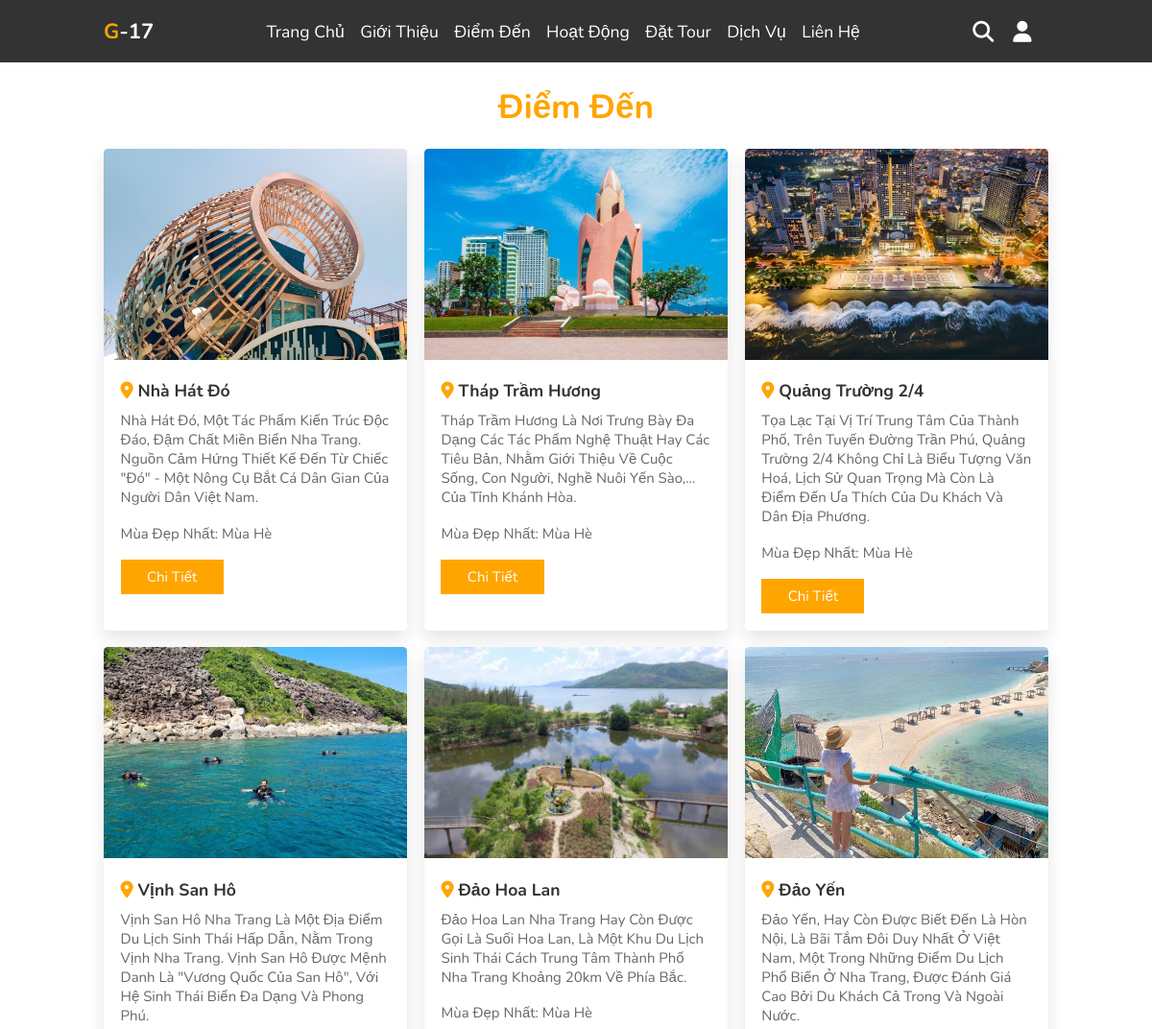
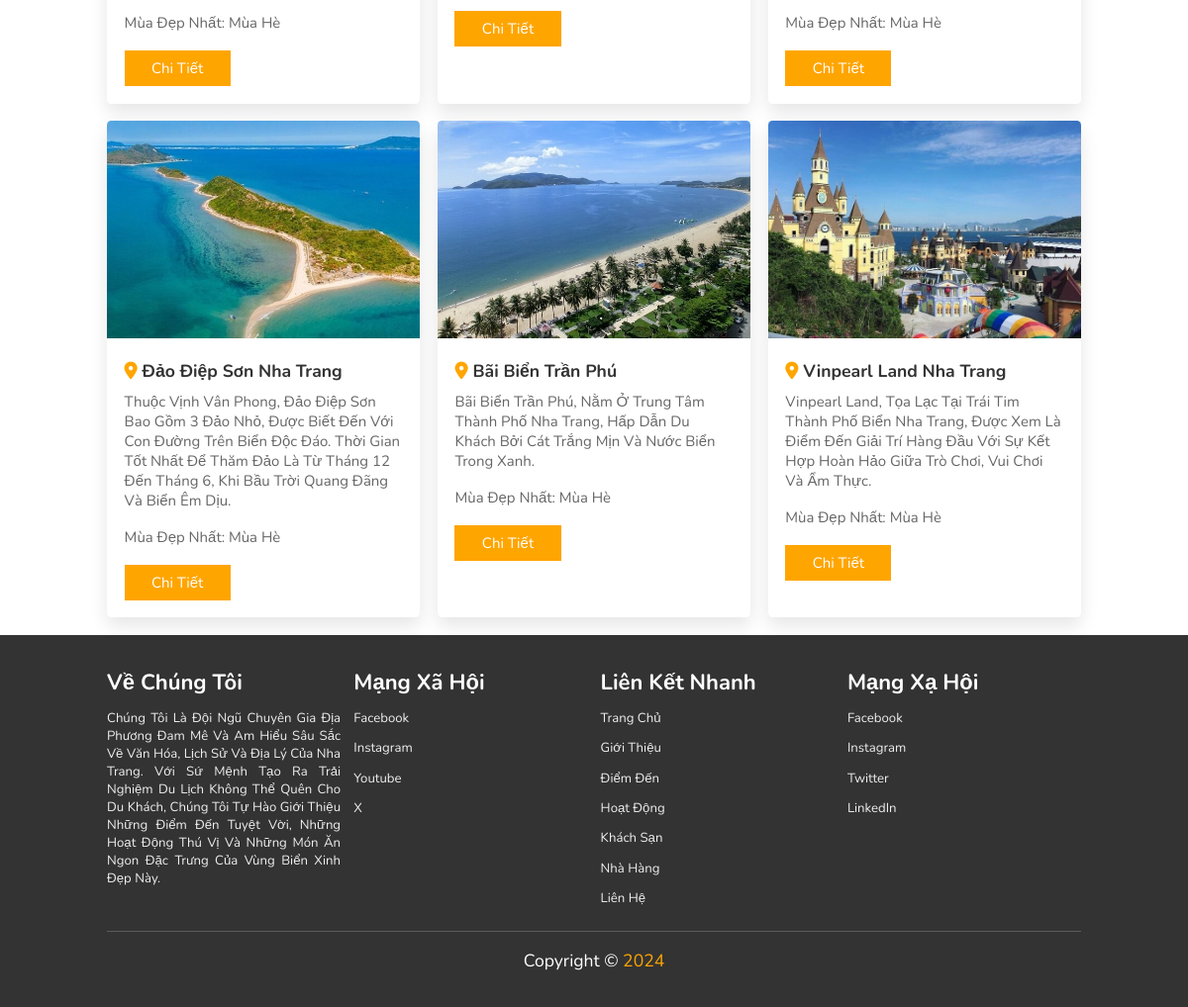
The app's page /diem-den/ with its own data (2 pictures, top to bottom).
### core/models/tourist_destination.py (models this page shows, shortened)
class TouristDestination(CommonAbstract):
    id = models.AutoField(auto_created=True, primary_key=True, serialize=False, verbose_name='ID')
    name = models.CharField(max_length=255, verbose_name='Tên địa điểm')
    description = models.TextField(null=True, blank=True, verbose_name='Mô tả')
    location = models.CharField(max_length=255, null=True, blank=True, verbose_name='Vị trí, tỉnh thành')
    image = models.ImageField(upload_to='tour_dest_images/', null=True, blank=True, verbose_name='Ảnh')
    best_season = models.CharField(max_length=100, null=True, blank=True, verbose_name='Mùa đẹp nhất để du lịch')
    detail = RichTextUploadingField(null=True, blank=True, verbose_name='Chi tiết địa điểm')
    slug = models.SlugField(max_length=255, null=True, blank=True)
    class Meta:
        verbose_name = 'Điểm đến du lịch'
        verbose_name_plural = 'Điểm đến du lịch'
        db_table = 'tourist_destination'

### core/views/destination.py (the view)
# urls.py: path('diem-den/', destination_view, name='destinations'),
def destination_view(request):
    tours = TouristDestination.objects.order_by('-created_at')
    context = {}
    context['tours'] = tours
    return render(request, 'core/destinations.html', context, status=200)

### templates/core/destinations.html (shortened to what this page needs)
{% extends 'base.html' %}
{% load static %}
{% block content %}
    <section class="packages" id="packages" style="margin-top: 50px;">
        <h1 style="font-size: 35px;text-align: center;margin: 20px 0;color: #ffa500;">Điểm đến</h1>
        <div class="box-container">
            {% for tour in tours %}
            <div class="box">
                <img src="{% if tour.image %}{{ tour.image.url }}{% else %}https://cdn-i.vtcnews.vn/resize/th/upload/2024/02/08/1-04430280.jpg{% endif %}" alt="{{tour.name}}">
                <div class="content">
                    <h3><i class="fas fa-map-marker-alt"></i> {{tour.name}}</h3>
                    <p>
                        {{tour.description}}
                    </p>
                    <div class="stars">
                        <p>Mùa đẹp nhất: {{tour.best_season}}</p>
                    </div>
                    <a href="{% url 'destination-detail' tour.slug %}" class="btn">Chi tiết</a>
                </div>
            </div>
            {% endfor %}
        </div>
    </section>
    {% include 'footer.html' %}
{% endblock content %}

### templates/base.html (shortened to what this page needs)
<!DOCTYPE html>
{% load static %}
<html lang="en">
<head>
    <link rel="stylesheet" href="https://cdnjs.cloudflare.com/ajax/libs/font-awesome/6.5.2/css/all.min.css" />
    <link
    rel="stylesheet"
    href="https://cdn.jsdelivr.net/npm/swiper@11/swiper-bundle.min.css"
    />
    <link rel="stylesheet" href="{% static 'assets/css/style.css' %}">
</head>
<body>
    <header>
        <a href="#" class="logo"><span>G</span>-17</a>
        <nav class="navbar">
            <a href="{% url 'index' %}">trang chủ</a>
            <a href="{% url 'about' %}">giới thiệu</a>
            <a href="{% url 'destinations' %}">điểm đến</a>
            <a href="{% url 'activities' %}">hoạt động</a>
            <a href="{% url 'tours' %}">đặt tour</a>
            <a href="{% url 'services' %}">dịch vụ</a>
            <a href="{% url 'contact' %}">liên hệ</a>
        </nav>
        <div class="icons">
            <i class="fas fa-search" id="search-btn"></i>
            <i class="fas fa-user" id="login-btn"></i>
        </div>
        <form action="" class="search-bar-container">
            <input type="search" id="search-bar" placeholder="Tìm kiếm địa điểm...">
            <label for="search-bar" class="fas fa-search"></label>
        </form>
    </header>
    {% block content %} {% endblock content %}
</body>
</html>

### templates/footer.html
<section class="footer" id="footer">
    <div class="box-container">
        <div class="box">
            <h3>Về chúng tôi</h3>
            <p style="text-align: justify;">
                Chúng tôi là đội ngũ chuyên gia địa phương đam mê và am hiểu sâu sắc về văn hóa, lịch sử và địa lý của Nha Trang. Với sứ mệnh tạo ra trải nghiệm du lịch không thể quên cho du khách, chúng tôi tự hào giới thiệu những điểm đến tuyệt vời, những hoạt động thú vị và những món ăn ngon đặc trưng của vùng biển xinh đẹp này.
            </p>
        </div>
        <div class="box">
            <h3>Mạng xã hội</h3>
            <a href="#">Facebook</a>
            <a href="#">Instagram</a>
            <a href="#">Youtube</a>
            <a href="#">X</a>
        </div>
        <div class="box">
            <h3>Liên kết nhanh</h3>
            <a href="#">trang chủ</a>
            <a href="#">giới thiệu</a>
            <a href="#">điểm đến</a>
            <a href="#">hoạt động</a>
            <a href="#">khách sạn</a>
            <a href="#">nhà hàng</a>
            <a href="#">liên hệ</a>
        </div>
        <div class="box">
            <h3>Mạng xạ hội</h3>
            <a href="#">facebook</a>
            <a href="#">instagram</a>
            <a href="#">twitter</a>
            <a href="#">linkedIn</a>
        </div>
    </div>
    <h1 class="credit">copyright &copy; <span>2024</span></h1>
</section>

### static/assets/css/style.css (style rules this page uses)
:root { --orange: #ffa500; }
* { font-family: "Nunito", sans-serif; margin: 0; padding: 0; box-sizing: border-box; text-transform: capitalize; outline: none; border: none; text-decoration: none; transition: all .2s linear; }
html { font-size: 62.5%; overflow-x: hidden; scroll-padding-top: 6rem; scroll-behavior: smooth; }
section { padding: 2rem 9%; }
.btn { display: inline-block; margin-top: 1rem; background: var(--orange); color: #fff; padding: 0.8rem 3rem; border: .2rem solid var(--orange); cursor: pointer; font-size: 1.7rem; }
header { position: fixed; top: 0; left: 0; right: 0; background-color: #333; z-index: 1000; display: flex; align-items: center; justify-content: space-between; padding: 2rem 9%; }
header .logo { font-size: 2.5rem; font-weight: bolder; color: #fff; text-transform: uppercase; }
header .logo span { color: var(--orange); }
header .navbar a { color: #fff; font-size: 2rem; margin: 0 .8rem; }
header .icons i { font-size: 2.5rem; color: #fff; cursor: pointer; margin-right: 2rem; }
header .search-bar-container { position: absolute; top: 100%; left: 0; right: 0; padding: 1.5rem 2rem; background: #333; border-top: .1rem solid rgba(255,255,255,.2); display: flex; align-items: center; z-index: 1001; clip-path: polygon(0 0, 100% 0, 100% 0, 0 0); }
header .search-bar-container #search-bar { width: 100%; padding: 1rem; text-transform: none; color: #333; font-size: 1.7rem; border-radius: .5rem; }
header .search-bar-container label { color: #fff; cursor: pointer; font-size: 3rem; margin-left: 1.5rem; }
.packages .box-container { display: flex; flex-wrap: wrap; gap: 2rem; }
.packages .box-container .box { flex: 1 1 30rem; border-radius: .5rem; overflow: hidden; box-shadow: 0 1rem 2rem rgba(0, 0, 0, 0.1); }
.packages .box-container .box img { height: 25rem; width: 100%; object-fit: cover; object-position: center; }
.packages .box-container .box .content { padding: 2rem; }
.packages .box-container .box .content h3 { font-size: 2rem; color: #333; }
.packages .box-container .box .content h3 i { color: var(--orange); }
.packages .box-container .box .content p { font-size: 1.7rem; color: #666; padding: 1rem 0; }
.footer { background: #333; }
.footer .box-container { display: flex; flex-wrap: wrap; gap: 1.5rem; }
.footer .box-container .box { padding: 1rem 0; flex: 1 1 25rem; }
.footer .box-container .box h3 { font-size: 2.5rem; padding: .7rem 0; color: #fff; }
.footer .box-container .box p { font-size: 1.5rem; padding: .7rem 0; color: #eee; }
.footer .box-container .box a { display: block; font-size: 1.5rem; padding: .7rem 0; color: #eee; }
.footer .credit { text-align: center; padding: 2rem 1rem; margin-top: 1rem; font-size: 2rem; font-weight: normal; color: #fff; border-top: .1rem solid rgba(255, 255, 255, .2); }
.footer .credit span { color: var(--orange); }
@media (max-width: 1200px) { html { font-size: 55%; } }

### records on screen
TouristDestination: image (picture), name "Nhà Hát Đó", description "Nhà Hát Đó, Một Tác Phẩm Kiến Trúc Độc Đáo, Đậm Chất Miền Biển Nha Trang. Nguồn Cảm Hứng Thiết Kế Đến Từ Chiếc \"đó\" - Một Nông Cụ Bắt Cá Dân Gian Của Người Dân Việt Nam.", best_season "Mùa Hè"
TouristDestination: image (picture), name "Tháp Trầm Hương", description "Tháp Trầm Hương Là Nơi Trưng Bày Đa Dạng Các Tác Phẩm Nghệ Thuật Hay Các Tiêu Bản, Nhằm Giới Thiệu Về Cuộc Sống, Con Người, Nghề Nuôi Yến Sào,... Của Tỉnh Khánh Hòa.", best_season "Mùa Hè"
TouristDestination: image+name (picture), name "Quảng Trường 2/4", description "Tọa Lạc Tại Vị Trí Trung Tâm Của Thành Phố, Trên Tuyến Đường Trần Phú, Quảng Trường 2/4 Không Chỉ Là Biểu Tượng Văn Hoá, Lịch Sử Quan Trọng Mà Còn Là Điểm Đến Ưa Thích Của Du Khách Và Dân Địa Phương.", best_season "Mùa Hè"
TouristDestination: image (picture), name "Vịnh San Hô", description "Vịnh San Hô Nha Trang Là Một Địa Điểm Du Lịch Sinh Thái Hấp Dẫn, Nằm Trong Vịnh Nha Trang. Vịnh San Hô Được Mệnh Danh Là \"vương Quốc Của San Hô\", Với Hệ Sinh Thái Biển Đa Dạng Và Phong Phú.", best_season "Mùa Hè"
TouristDestination: image (picture), name "Đảo Hoa Lan", description "Đảo Hoa Lan Nha Trang Hay Còn Được Gọi Là Suối Hoa Lan, Là Một Khu Du Lịch Sinh Thái Cách Trung Tâm Thành Phố Nha Trang Khoảng 20km Về Phía Bắc.", best_season "Mùa Hè"
TouristDestination: image (picture), name "Đảo Yến", description "Đảo Yến, Hay Còn Được Biết Đến Là Hòn Nội, Là Bãi Tắm Đôi Duy Nhất Ở Việt Nam, Một Trong Những Điểm Du Lịch Phổ Biến Ở Nha Trang, Được Đánh Giá Cao Bởi Du Khách Cả Trong Và Ngoài Nước.", best_season "Mùa Hè"
TouristDestination: image (picture), name "Đảo Điệp Sơn Nha Trang", description "Thuộc Vịnh Vân Phong, Đảo Điệp Sơn Bao Gồm 3 Đảo Nhỏ, Được Biết Đến Với Con Đường Trên Biển Độc Đáo. Thời Gian Tốt Nhất Để Thăm Đảo Là Từ Tháng 12 Đến Tháng 6, Khi Bầu Trời Quang Đãng Và Biển Êm Dịu.", best_season "Mùa Hè"
TouristDestination: image (picture), name "Bãi Biển Trần Phú", description "Bãi Biển Trần Phú, Nằm Ở Trung Tâm Thành Phố Nha Trang, Hấp Dẫn Du Khách Bởi Cát Trắng Mịn Và Nước Biển Trong Xanh.", best_season "Mùa Hè"
TouristDestination: image (picture), name "Vinpearl Land Nha Trang", description "Vinpearl Land, Tọa Lạc Tại Trái Tim Thành Phố Biển Nha Trang, Được Xem Là Điểm Đến Giải Trí Hàng Đầu Với Sự Kết Hợp Hoàn Hảo Giữa Trò Chơi, Vui Chơi Và Ẩm Thực.", best_season "Mùa Hè"
